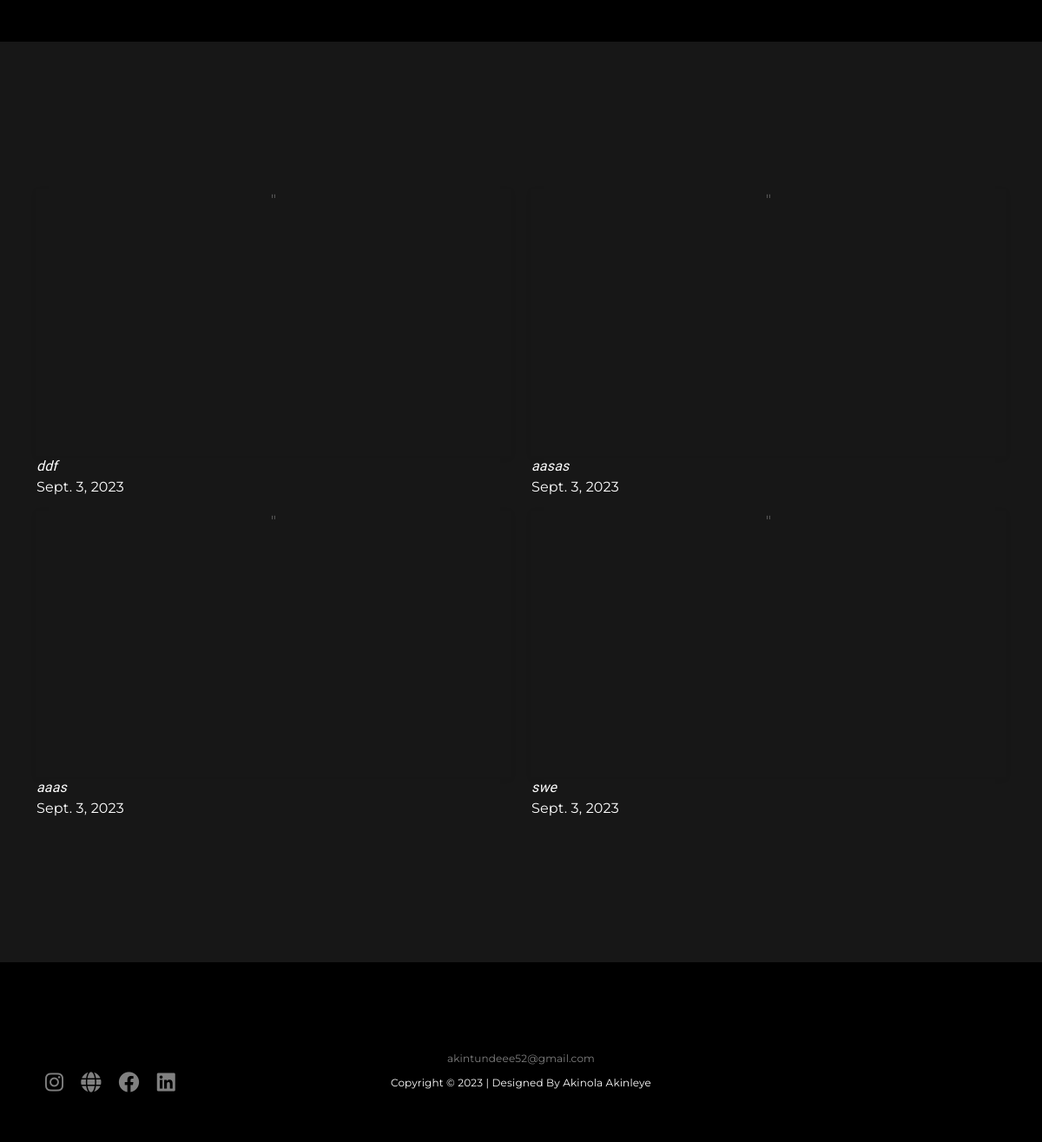
The app's page /video/ (lower part), older data.
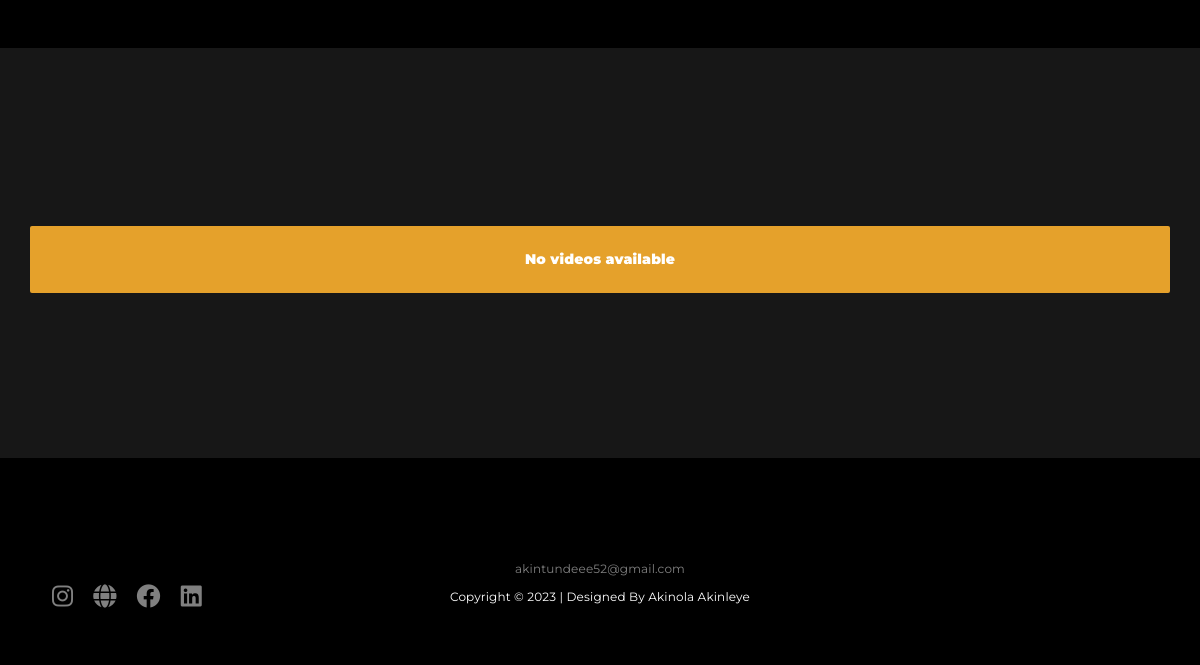
The same page, newer data.
### akintunde/models.py (models this page shows, shortened)
class Video(models.Model):
    videourl = EmbedVideoField(blank=False, null=True, default="")
    title = models.CharField(max_length=100)
    description = RichTextField(null=True, blank=True)
    video_file = models.FileField(upload_to='videos/')
    upload_date = models.DateTimeField(auto_now_add=True)

### akintunde/views.py (the view)
# urls.py: path("video/", views.videos, name="videos"),
def videos(request):
    videos = Video.objects.all().order_by("-upload_date")
    context = {"videos": videos}
    return render(request, "akintunde/videos.html", context)

### akintunde/templates/akintunde/videos.html (shortened to what this page needs)
{% extends 'main.html' %}
{% load static %}
{% load embed_video_tags %}
{% block content %}
    <section id="section">
        <div class="main-container  bg-inverse-frosted">
            <section class="section-video mt-20">
                <div class="container">
                    <div class="row">
                        {% for video in videos %}
                            <div class="col-md-6 web-design">
                                <figure class="portfolio-item shadow-lg ">
                                    <div class="hovereffect">
                                        <div class="plyr__video-embed" id="player">
                                            {% video video.videourl 'small' %}"
                                        </div>
                                    </div>
                                </figure>
                                <i class="align-center text-white"
                                   style="font-family: 'Rochester', cursive; ">{{ video.title }}</i>
                                <p style="color: white">{{ video.upload_date|date }} </p>
                            </div>
                            {% empty %}
                            <h1 class="text-center alert alert-warning mt-2">No videos available</h1>
                        {% endfor %}
                    </div>
                </div>
            </section>
        </div>
    </section>
    {% include 'footer.html' %}
{% endblock content %}

### templates/main.html (shortened to what this page needs)
{% load static %}
<!DOCTYPE html>
<html lang="en">
<head>
    <link href="{% static 'css/custom.css' %}" rel="stylesheet" type='text/css' media='screen'/>
    <link href="{% static 'mipo/assets/css/bootstrap.min.css' %}" rel="stylesheet">
    <link rel="stylesheet" href="{% static 'mipo/assets/css/animate.min.css' %}">
    <link rel="stylesheet" href="{% static 'mipo/assets/css/aos.css' %}">
    <link rel="stylesheet" href="{% static 'mipo/assets/css/swiper-bundle.min.css' %}">
    <link rel="stylesheet" href="{% static 'mipo/assets/css/style.css' %}">
    <link rel="stylesheet" type="text/css" href="{% static 'font-awesome/css/all.css' %}">
    <link rel="stylesheet" type="text/css" href="{% static 'css/glightbox/glightbox.min.css' %}">
    <link rel="stylesheet" type="text/css" href="{% static 'css/plyr/plyr.css' %}">
</head>
<body style="background: black;">
{% block content %} {% endblock content %}
</body>

### templates/navbar.html (shortened to what this page needs)
{% load static %}

### akintunde/templates/akintunde/partial/messages.html (shortened to what this page needs)
{% load static %}

### templates/footer.html (shortened to what this page needs)
{% block content %}
    <footer class="bg-black text-center">
        <div class="container">
            <div class="row align-items-start">
                <div class="col-xs-12 col-md-12 col-lg-3 text-left align-bottom mb-2 justify-content-start d-flex">
                    <a href="https://www.instagram.com/a.k.i.n.t.u.n.d.e/?hl=en"><i
                            class="fa-brands fa-instagram fa-xl white-hover p-10"></i></a>
                    <a href="akintundeakinleye.com"><i class="fa-solid fa-globe fa-xl white-hover p-10"></i></a>
                    <a href="https://www.facebook.com/akintunde.akinleye.9"><i
                            class="fa-brands fa-facebook fa-xl white-hover p-10"></i></a>
                    <a href="https://ca.linkedin.com/in/akintunde-akinleye-361ba342"><i
                            class="fa-brands fa-linkedin fa-xl white-hover p-10"></i></a>
                </div>
                <div class="col-xs-12 col-md-12 col-lg-6">
                    <a href="mailto:akintundeee52@gmail.com" id="footer-email"
                       class=" white-hover" style="font-size: 12px;">akintundeee52@gmail.com</a>
                    <p class=" mt-2" style="color: white; font-size: 12px; ">Copyright ©
                        | Designed By Akinola Akinleye
                    </p>
                </div>
            </div>
    </footer>
{% endblock content %}

### static/css/custom.css (style rules this page uses)
h1 { color: white; }
footer a { color: grey; }
footer i { margin-top: 30px; }

Row changes from the older to the newer data that the page shows:
removed Video: title "ddf", upload_date "Sept. 3, 2023"
removed Video: title "aasas", upload_date "Sept. 3, 2023"
removed Video: title "aaas", upload_date "Sept. 3, 2023"
removed Video: title "swe", upload_date "Sept. 3, 2023"
Text that changed along with them:
text now shown: "No videos available"
